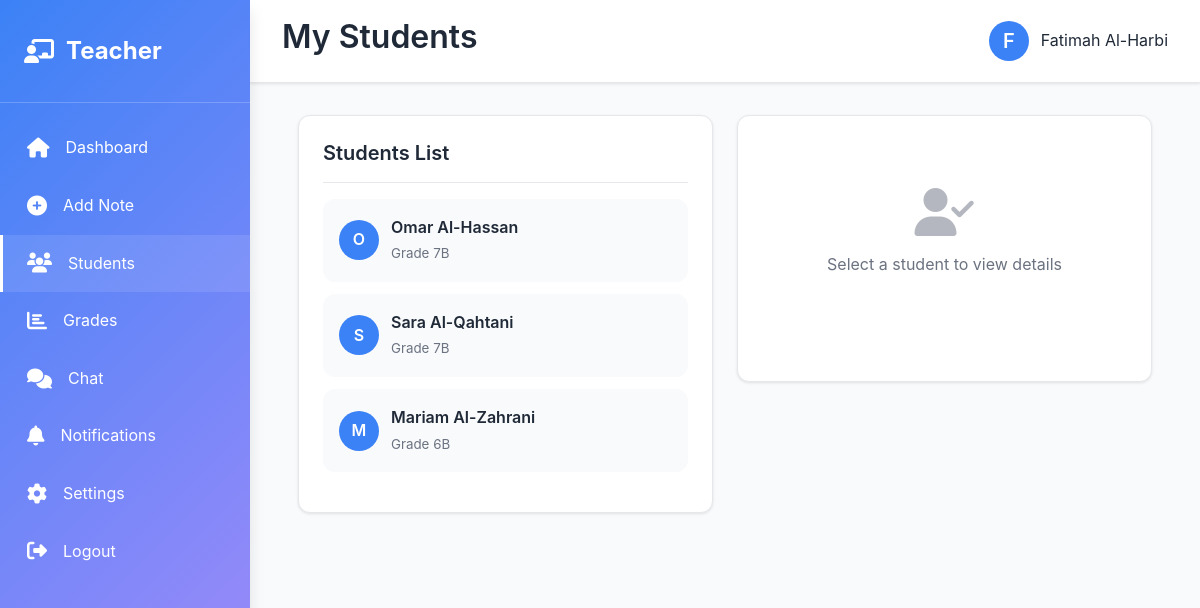
Screenshot of /teacher/students.php (signed in) with the database file from the repository.
### tables this page shows
CREATE TABLE `students` (
  `id` int(11) NOT NULL,
  `user_id` int(11) NOT NULL,
  `student_id` varchar(50) NOT NULL,
  `date_of_birth` date DEFAULT NULL,
  `gender` enum('Male','Female') NOT NULL,
  `class_name` varchar(50) DEFAULT NULL,
  `guardian_id` int(11) DEFAULT NULL,
  `health_info` text DEFAULT NULL,
  `created_at` timestamp NOT NULL DEFAULT current_timestamp()
);

CREATE TABLE `users` (
  `id` int(11) NOT NULL,
  `username` varchar(100) NOT NULL,
  `password` varchar(255) NOT NULL,
  `email` varchar(100) NOT NULL,
  `full_name` varchar(150) NOT NULL,
  `role` enum('admin','teacher','counselor','parent','student') NOT NULL,
  `phone` varchar(20) DEFAULT NULL,
  `profile_picture` varchar(255) DEFAULT NULL,
  `created_at` timestamp NOT NULL DEFAULT current_timestamp(),
  `updated_at` timestamp NOT NULL DEFAULT current_timestamp() ON UPDATE current_timestamp(),
  `is_active` tinyint(4) DEFAULT 1
);

### includes/functions.php (called while the page is built, shortened)
<?php
function getTeacherStudents($teacher_id, $conn) {
    $query = "SELECT DISTINCT s.*, u.full_name, u.email FROM students s
              JOIN users u ON s.user_id = u.id
              WHERE s.class_name IN (
                  SELECT class_assigned FROM teachers WHERE user_id = ?
              )";
    $stmt = $conn->prepare($query);
    $stmt->bind_param("i", $teacher_id);
    $stmt->execute();
    $result = $stmt->get_result();
    $students = [];
    while ($row = $result->fetch_assoc()) {
        $students[] = $row;
    }
    return $students;
}
?>

### teacher/students.php (the view, shortened to what this page needs)
<?php
require_once '../includes/db_config.php';
require_once '../includes/functions.php';
$user_id = $_SESSION['user_id'];
$full_name = $_SESSION['full_name'];
$students = getTeacherStudents($user_id, $conn);
$selected_student_id = $_GET['student_id'] ?? 0;
$selected_student = null;
$student_notes = [];
?>
<!DOCTYPE html>
<html lang="en">
<head>
    <link rel="stylesheet" href="/student_portal/assets/css/style.css">
    <link rel="stylesheet" href="https://cdnjs.cloudflare.com/ajax/libs/font-awesome/6.4.0/css/all.min.css">
</head>
<body>
    <div class="dashboard-container">
        <aside class="sidebar">
            <div class="sidebar-logo">
                <i class="fa-solid fa-chalkboard-user"></i>
                <span>Teacher</span>
            </div>
            <nav>
                <ul class="sidebar-menu">
                    <li><a href="/student_portal/teacher/dashboard.php"><i class="fas fa-home"></i> Dashboard</a></li>
                    <li><a href="/student_portal/teacher/add_note.php"><i class="fas fa-plus-circle"></i> Add Note</a></li>
                    <li><a href="/student_portal/teacher/students.php" class="active"><i class="fas fa-users"></i> Students</a></li>
                    <li><a href="/student_portal/teacher/grades.php"><i class="fas fa-chart-bar"></i> Grades</a></li>
                    <li><a href="/student_portal/teacher/chat.php"><i class="fas fa-comments"></i> Chat</a></li>
                    <li><a href="/student_portal/teacher/notifications.php"><i class="fas fa-bell"></i> Notifications</a></li>
                    <li><a href="/student_portal/teacher/settings.php"><i class="fas fa-cog"></i> Settings</a></li>
                    <li><a href="/student_portal/logout.php"><i class="fas fa-sign-out-alt"></i> Logout</a></li>
                </ul>
            </nav>
        </aside>
        <div class="main-content">
            <header class="header">
                <div class="header-left">
                    <h2>My Students</h2>
                </div>
                <div class="header-right">
                    <div class="user-profile">
                        <div class="profile-picture"><?php echo strtoupper(substr($full_name, 0, 1)); ?></div>
                        <span><?php echo htmlspecialchars($full_name); ?></span>
                    </div>
                </div>
            </header>
            <div class="content">
                <div class="container">
                    <div class="grid grid-2">
                        <div class="card">
                            <div class="card-header">
                                <h3 class="card-title">Students List</h3>
                            </div>
                            <div class="card-body">
                                <div style="display: flex; flex-direction: column; gap: 0.75rem; max-height: 600px; overflow-y: auto;">
                                    <?php foreach ($students as $student): ?>
                                        <div class="<?php echo $student['id'] == $selected_student_id ? 'card' : ''; ?>"
                                             style="padding: 1rem; background-color: <?php echo $student['id'] == $selected_student_id ? 'var(--primary-color)' : 'var(--background-color)'; ?>; border-radius: var(--border-radius); cursor: pointer; transition: var(--transition);"
                                             onclick="location.href='/student_portal/teacher/students.php?student_id=<?php echo $student['id']; ?>'">
                                            <div style="display: flex; align-items: center; gap: 0.75rem;">
                                                <div style="width: 40px; height: 40px; border-radius: 50%; background-color: <?php echo $student['id'] == $selected_student_id ? 'rgba(255,255,255,0.3)' : 'var(--primary-color)'; ?>; color: white; display: flex; align-items: center; justify-content: center; font-weight: 600; flex-shrink: 0;">
                                                    <?php echo strtoupper(substr($student['full_name'], 0, 1)); ?>
                                                </div>
                                                <div style="flex: 1; min-width: 0;">
                                                    <div style="font-weight: 600; color: <?php echo $student['id'] == $selected_student_id ? 'white' : 'var(--text-color)'; ?>; white-space: nowrap; overflow: hidden; text-overflow: ellipsis;">
                                                        <?php echo htmlspecialchars($student['full_name']); ?>
                                                    </div>
                                                    <small style="color: <?php echo $student['id'] == $selected_student_id ? 'rgba(255,255,255,0.7)' : 'var(--text-light)'; ?>;">
                                                        <?php echo htmlspecialchars($student['class_name']); ?>
                                                    </small>
                                                </div>
                                            </div>
                                        </div>
                                    <?php endforeach; ?>
                                </div>
                            </div>
                        </div>
                        <div>
                            <?php if ($selected_student): ?>
                                <div class="card" style="margin-bottom: 1.5rem;">
                                    <div class="card-header">
                                        <h3 class="card-title">Student Details</h3>
                                    </div>
                                    <div class="card-body">
                                        <div style="display: flex; align-items: center; gap: 1rem; margin-bottom: 1.5rem;">
                                            <div style="width: 60px; height: 60px; border-radius: 50%; background: linear-gradient(135deg, var(--primary-color), var(--secondary-color)); color: white; display: flex; align-items: center; justify-content: center; font-size: 1.5rem; font-weight: 600;">
                                                <?php echo strtoupper(substr($selected_student['full_name'], 0, 1)); ?>
                                            </div>
                                            <div>
                                                <h4 style="margin: 0;"><?php echo htmlspecialchars($selected_student['full_name']); ?></h4>
                                                <p style="margin: 0.25rem 0; color: var(--text-light);">Class: <?php echo htmlspecialchars($selected_student['class_name']); ?></p>
                                            </div>
                                        </div>
                                        <div style="display: flex; flex-direction: column; gap: 1rem;">
                                            <a href="/student_portal/teacher/add_note.php?student_id=<?php echo $selected_student['id']; ?>" class="btn btn-primary">
                                                <i class="fas fa-plus-circle"></i> Add Note
                                            </a>
                                            <a href="/student_portal/teacher/grades.php?student_id=<?php echo $selected_student['id']; ?>" class="btn btn-secondary">
                                                <i class="fas fa-chart-bar"></i> View Grades
                                            </a>
                                        </div>
                                    </div>
                                </div>
                                <div class="card">
                                    <div class="card-header">
                                        <h3 class="card-title">Recent Notes</h3>
                                    </div>
                                    <div class="card-body">
                                        <?php if (!empty($student_notes)): ?>
                                            <div style="display: flex; flex-direction: column; gap: 1rem;">
                                                <?php foreach (array_slice($student_notes, 0, 3) as $note): ?>
                                                    <div style="padding: 1rem; background-color: var(--background-color); border-radius: var(--border-radius); border-left: 4px solid var(--primary-color);">
                                                        <div style="display: flex; justify-content: space-between; align-items: center; margin-bottom: 0.5rem;">
                                                            <span class="badge badge-<?php echo $note['note_type']; ?>">
                                                                <?php echo ucfirst($note['note_type']); ?>
                                                            </span>
                                                            <small style="color: var(--text-light);"><?php echo formatDate($note['created_at']); ?></small>
                                                        </div>
                                                        <p style="margin: 0; font-size: 0.9rem; color: var(--text-color);">
                                                            <?php echo htmlspecialchars(substr($note['details'], 0, 80)); ?>...
                                                        </p>
                                                    </div>
                                                <?php endforeach; ?>
                                            </div>
                                        <?php else: ?>
                                            <p style="text-align: center; color: var(--text-light);">No notes yet</p>
                                        <?php endif; ?>
                                    </div>
                                </div>
                            <?php else: ?>
                                <div class="card">
                                    <div class="card-body" style="text-align: center; padding: 3rem;">
                                        <i class="fas fa-user-check" style="font-size: 3rem; color: var(--text-light); opacity: 0.5; margin-bottom: 1rem;"></i>
                                        <p style="color: var(--text-light);">Select a student to view details</p>
                                    </div>
                                </div>
                            <?php endif; ?>
                        </div>
                    </div>
                </div>
            </div>
        </div>
    </div>
</body>
</html>

### assets/css/style.css (style rules this page uses)
:root { --primary-color: #3B82F6; --secondary-color: #A78BFA; --background-color: #F9FAFB; --text-color: #1F2937; --text-light: #6B7280; --border-color: #E5E7EB; --success-color: #10B981; --warning-color: #F59E0B; --danger-color: #EF4444; --shadow: 0 1px 3px rgba(0, 0, 0, 0.1); --shadow-md: 0 4px 6px rgba(0, 0, 0, 0.1); --shadow-lg: 0 10px 15px rgba(0, 0, 0, 0.1); --border-radius: 12px; --transition: all 0.3s ease; }
* { margin: 0; padding: 0; box-sizing: border-box; }
html, body { height: 100%; }
body { font-family: 'Poppins', -apple-system, BlinkMacSystemFont, 'Segoe UI', sans-serif; background-color: var(--background-color); color: var(--text-color); line-height: 1.6; }
h1, h2, h3, h4, h5, h6 { font-weight: 600; line-height: 1.3; margin-bottom: 0.5rem; }
h2 { font-size: 2rem; }
h3 { font-size: 1.5rem; }
p { margin-bottom: 1rem; color: var(--text-light); }
a { color: var(--primary-color); text-decoration: none; transition: var(--transition); }
.card { background-color: white; border-radius: var(--border-radius); box-shadow: var(--shadow); padding: 1.5rem; transition: var(--transition); border: 1px solid var(--border-color); }
.card-header { display: flex; justify-content: space-between; align-items: center; margin-bottom: 1rem; padding-bottom: 1rem; border-bottom: 1px solid var(--border-color); }
.card-title { font-size: 1.25rem; font-weight: 600; margin: 0; }
.card-body { margin-bottom: 1rem; }
.dashboard-container { display: flex; height: 100vh; overflow: hidden; }
.sidebar { width: 250px; background: linear-gradient(135deg, var(--primary-color) 0%, var(--secondary-color) 100%); color: white; padding: 2rem 0; overflow-y: auto; box-shadow: var(--shadow-lg); position: fixed; height: 100vh; left: 0; top: 0; z-index: 1000; }
.sidebar-logo { padding: 0 1.5rem 2rem; display: flex; align-items: center; gap: 0.75rem; font-size: 1.5rem; font-weight: 700; margin-bottom: 1rem; border-bottom: 1px solid rgba(255, 255, 255, 0.2); }
.sidebar-menu { list-style: none; }
.sidebar-menu li { margin: 0; }
.sidebar-menu a { display: flex; align-items: center; gap: 1rem; padding: 1rem 1.5rem; color: white; text-decoration: none; transition: var(--transition); border-left: 3px solid transparent; }
.sidebar-menu a:hover, .sidebar-menu a.active { background-color: rgba(255, 255, 255, 0.1); border-left-color: white; }
.sidebar-menu i { font-size: 1.25rem; }
.main-content { margin-left: 250px; flex: 1; display: flex; flex-direction: column; overflow: hidden; }
.header { background-color: white; border-bottom: 1px solid var(--border-color); padding: 1rem 2rem; display: flex; justify-content: space-between; align-items: center; box-shadow: var(--shadow); }
.header-left { display: flex; align-items: center; gap: 1rem; }
.header-right { display: flex; align-items: center; gap: 1.5rem; }
.user-profile { display: flex; align-items: center; gap: 0.75rem; }
.profile-picture { width: 40px; height: 40px; border-radius: 50%; background-color: var(--primary-color); display: flex; align-items: center; justify-content: center; color: white; font-weight: 600; font-size: 1.25rem; }
.content { flex: 1; overflow-y: auto; padding: 2rem; }
.container { max-width: 1200px; margin: 0 auto; padding: 0 1rem; }
.grid { display: grid; gap: 1.5rem; }
.grid-2 { grid-template-columns: repeat(auto-fit, minmax(300px, 1fr)); }

### rows the page displays
students: user.full_name "O", user.full_name "Omar Al-Hassan", class_name "Grade 7B"
students: user.full_name "S", user.full_name "Sara Al-Qahtani", class_name "Grade 7B"
students: user.full_name "M", user.full_name "Mariam Al-Zahrani", class_name "Grade 6B"

### other values shown
substr($full_name, 0, 1) "F"
$full_name "Fatimah Al-Harbi"
